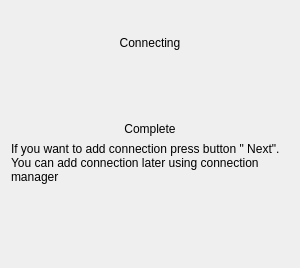
<?xml version="1.0" encoding="UTF-8"?>
<ui version="4.0">
 <class>ConnectWndBase</class>
 <widget class="QWizardPage" name="ConnectWndBase">
  <property name="geometry">
   <rect>
    <x>0</x>
    <y>0</y>
    <width>300</width>
    <height>268</height>
   </rect>
  </property>
  <property name="font">
   <font/>
  </property>
  <property name="windowTitle">
   <string>Form3</string>
  </property>
  <layout class="QVBoxLayout">
   <property name="margin">
    <number>11</number>
   </property>
   <item>
    <spacer name="Spacer13">
     <property name="orientation">
      <enum>Qt::Vertical</enum>
     </property>
     <property name="sizeType">
      <enum>QSizePolicy::Expanding</enum>
     </property>
     <property name="sizeHint" stdset="0">
      <size>
       <width>20</width>
       <height>20</height>
      </size>
     </property>
    </spacer>
   </item>
   <item>
    <widget class="QLabel" name="lblConnect">
     <property name="text">
      <string>Connecting</string>
     </property>
     <property name="alignment">
      <set>Qt::AlignCenter</set>
     </property>
     <property name="wordWrap">
      <bool>false</bool>
     </property>
    </widget>
   </item>
   <item>
    <layout class="QHBoxLayout">
     <item>
      <spacer name="Spacer3">
       <property name="orientation">
        <enum>Qt::Horizontal</enum>
       </property>
       <property name="sizeType">
        <enum>QSizePolicy::Expanding</enum>
       </property>
       <property name="sizeHint" stdset="0">
        <size>
         <width>20</width>
         <height>20</height>
        </size>
       </property>
      </spacer>
     </item>
     <item>
      <widget class="QLabel" name="lblMovie">
       <property name="sizePolicy">
        <sizepolicy hsizetype="Fixed" vsizetype="Fixed">
         <horstretch>0</horstretch>
         <verstretch>0</verstretch>
        </sizepolicy>
       </property>
       <property name="minimumSize">
        <size>
         <width>60</width>
         <height>60</height>
        </size>
       </property>
       <property name="text">
        <string/>
       </property>
       <property name="wordWrap">
        <bool>false</bool>
       </property>
      </widget>
     </item>
     <item>
      <spacer name="Spacer4">
       <property name="orientation">
        <enum>Qt::Horizontal</enum>
       </property>
       <property name="sizeType">
        <enum>QSizePolicy::Expanding</enum>
       </property>
       <property name="sizeHint" stdset="0">
        <size>
         <width>20</width>
         <height>20</height>
        </size>
       </property>
      </spacer>
     </item>
    </layout>
   </item>
   <item>
    <widget class="QLabel" name="lblComplete">
     <property name="text">
      <string>Complete</string>
     </property>
     <property name="alignment">
      <set>Qt::AlignCenter</set>
     </property>
     <property name="wordWrap">
      <bool>false</bool>
     </property>
    </widget>
   </item>
   <item>
    <widget class="QLabel" name="lblNext">
     <property name="text">
      <string>If you want to add connection press button &quot; Next&quot;.
You can add connection later using connection manager</string>
     </property>
     <property name="alignment">
      <set>Qt::AlignLeading|Qt::AlignLeft|Qt::AlignVCenter</set>
     </property>
     <property name="wordWrap">
      <bool>true</bool>
     </property>
    </widget>
   </item>
   <item>
    <widget class="QFrame" name="frmError">
     <layout class="QVBoxLayout">
      <property name="margin">
       <number>11</number>
      </property>
      <item>
       <widget class="QLabel" name="lblError">
        <property name="font">
         <font>
          <weight>75</weight>
          <bold>true</bold>
         </font>
        </property>
        <property name="text">
         <string/>
        </property>
        <property name="alignment">
         <set>Qt::AlignCenter</set>
        </property>
        <property name="wordWrap">
         <bool>true</bool>
        </property>
       </widget>
      </item>
     </layout>
    </widget>
   </item>
   <item>
    <widget class="LinkLabel" name="lnkPass" native="true"/>
   </item>
   <item>
    <spacer name="Spacer12">
     <property name="orientation">
      <enum>Qt::Vertical</enum>
     </property>
     <property name="sizeType">
      <enum>QSizePolicy::Expanding</enum>
     </property>
     <property name="sizeHint" stdset="0">
      <size>
       <width>20</width>
       <height>20</height>
      </size>
     </property>
    </spacer>
   </item>
  </layout>
 </widget>
 <customwidgets>
  <customwidget>
   <class>LinkLabel</class>
   <extends>QWidget</extends>
   <header>simgui/linklabel.h</header>
  </customwidget>
 </customwidgets>
 <resources/>
 <connections/>
</ui>
